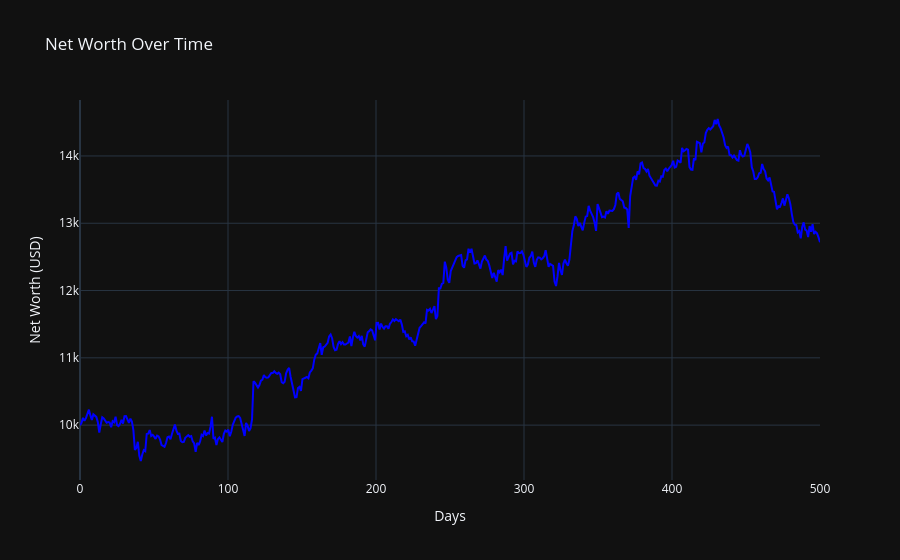

Write notebook code for a chart like this one.
### Code cell
# Dictionary to store test data and predictions


broker = MockBroker(cash, price)



# Load the test data
# Normalization layer (reusing the one from training)


for i in range(days):
    print(f"--- Day {i} ---")
    predictions = []

    for symbol in nifty_symbols:
        predictions.append((symbol, data_pred[symbol][i][0]))

    # Sort the predictions by the prediction value
    predictions.sort(key=lambda x: x[1], reverse=True)

    # Get the top 3 symbols with the highest prediction values
    top_3_symbols = predictions[:3]
    print(top_3_symbols)
    broker.sell_off_if_thres_blacklist(i, loss_thres, blacklist_thres)

    
    sumprices = 0

    for symbol, prediction in top_3_symbols[:3]:
            sumprices += price[symbol][i]
    
    # print(sumprices)

    for symbol, prediction in top_3_symbols[:3]:
        current_price = price[symbol][i]
        balance_alloted = broker.Balance*current_price/sumprices
        qty = np.floor(balance_alloted / (current_price))
        if prediction > threshold:
            broker.buy(symbol, current_price, qty)

    print(broker.holdings)


x = np.linspace(0, days, days)  # 100 points between 0 and 10
y = broker.networth

fig = go.Figure()

# Add a line plot to the figure
fig.add_trace(go.Scatter(
    x=x,
    y=y,
    mode='lines',
    name='Net Worth',  # Legend label
    line=dict(color='blue', width=2)  # Line styling
))

# Add title and labels to the plot
fig.update_layout(
    title='Net Worth Over Time',
    xaxis_title='Days',
    yaxis_title='Net Worth (USD)',
    template='plotly_dark'  # Optional: Add a dark theme for the plot
)

# Show the plot
fig.show()

print(broker)

### Figure 1 — Plotly figure (JSON) as saved in the notebook; plotly's stock layout.template omitted (floating-point values rounded to 4 significant figures; data arrays with more than 128 entries replaced by an {"elided": "..."} marker saying what was removed)
{"data": [{"line": {"color": "blue", "width": 2}, "mode": "lines", "name": "Net Worth", "type": "scatter", "x": {"elided": "500 float values"}, "y": {"elided": "500 float values"}}], "layout": {"title": {"text": "Net Worth Over Time"}, "xaxis": {"title": {"text": "Days"}}, "yaxis": {"title": {"text": "Net Worth (USD)"}}}}
